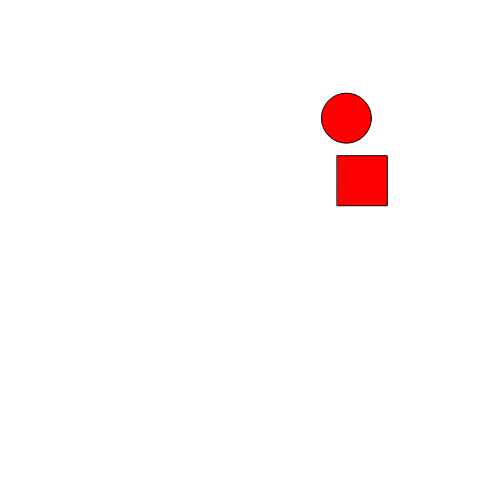
Frame 1 (no input)
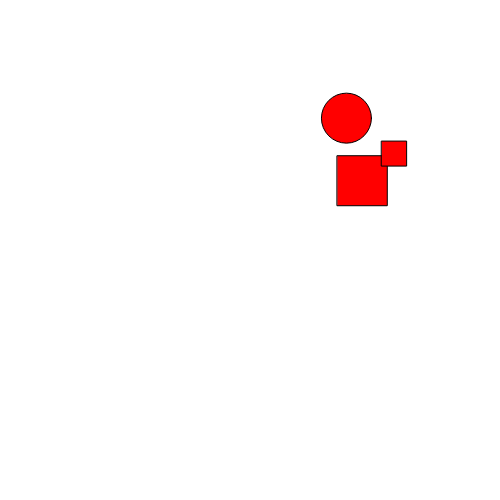
Frame 60 (no input)
Frame 120 (the mouse pressed at the canvas centre since frame 60): identical to frame 60, image omitted

The p5.js sketch that drew these frames (run headless with seeded random() and noise() and a simulated clock; from frame 60 on, the mouse is pressed at the canvas centre):

// p5.js sketch
// ── sketch.js

let xCircle;
let yCircle;

let xSquare;
let ySquare;

let ostCircle;
let ostSquare;
let ostPresent;
let ostX
let ostY

function setup() 
{
  createCanvas(500, 500);
  fill(255, 0, 0);

  xCircle = random(25, 475);
  yCircle = random(25, 475);
  
  xSquare = random(0, 450);
  ySquare = random(0, 450);

  ostCircle = 0;
  ostSquare = 0;
  ostPresent = false;
}

function draw() 
{
  //circle movement
  if (keyIsDown(LEFT_ARROW)) 
  {
    xCircle -= 5;
  }

  if (keyIsDown(RIGHT_ARROW)) 
  {
    xCircle += 5;
  }

  if (keyIsDown(UP_ARROW)) 
  {
    yCircle -= 5;
  }

  if (keyIsDown(DOWN_ARROW)) 
  {
    yCircle += 5;
  }

  //square movement
  if (keyIsDown(65)) 
  {
    xSquare -= 5;
  }

  if (keyIsDown(68)) 
  {
    xSquare += 5;
  }

  if (keyIsDown(87)) 
  {
    ySquare -= 5;
  }

  if (keyIsDown(83)) 
  {
    ySquare += 5;
  }

  //tegner square og circle
  clear();
  circle(xCircle, yCircle, 50);
  rect(xSquare, ySquare, 50, 50)
  rect(ostX, ostY, 25, 25)

  //ost spist mechanic
  if(yCircle)

  if(ostPresent == false) 
  {
    ostX = random(0, 475);
    ostY = random(0, 475);
    ostPresent = true;
  }
  
}
